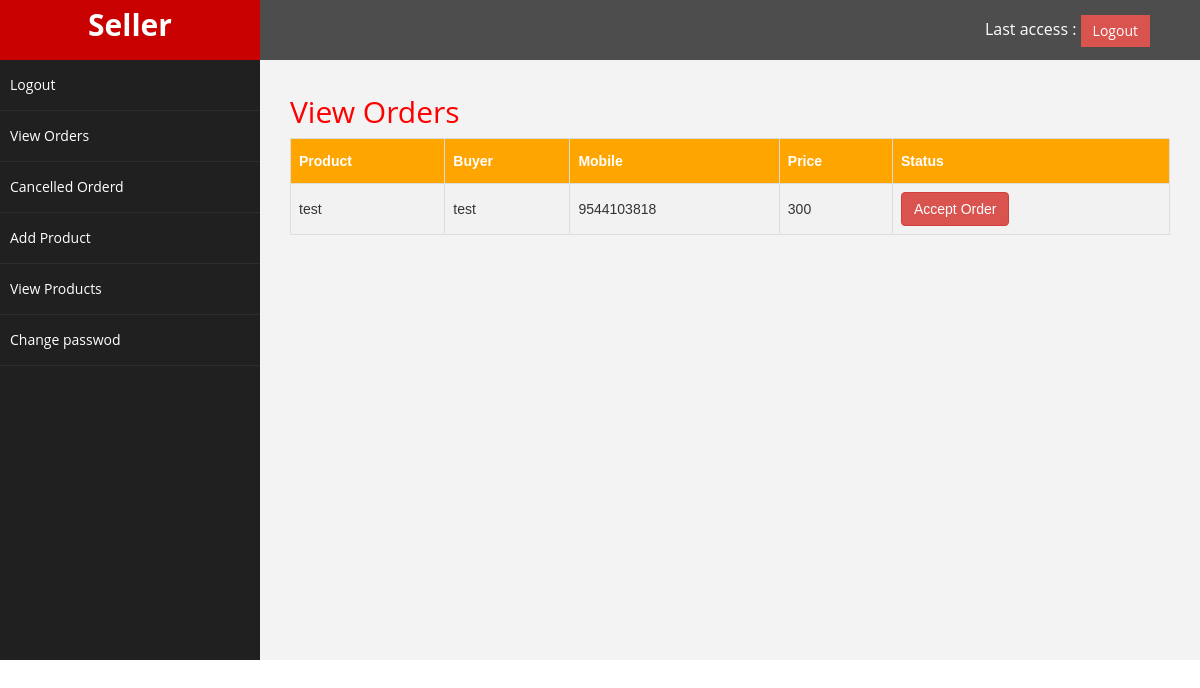
The app's page /seller/view_orders.php (signed in), older data.
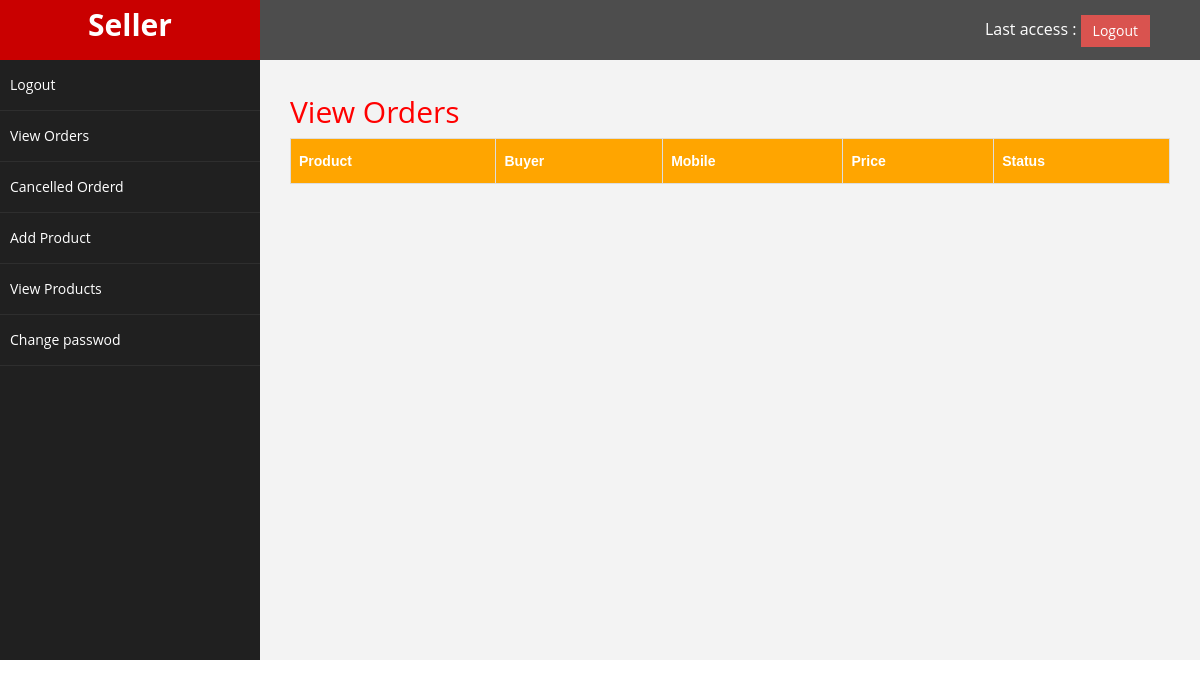
The same page, newer data.
### tables this page shows
CREATE TABLE `menu` (
  `id` int(9) NOT NULL,
  `title` varchar(30) NOT NULL,
  `link` varchar(30) NOT NULL,
  `orderid` int(3) NOT NULL
);

CREATE TABLE `booking` (
  `id` int(11) NOT NULL,
  `date` varchar(20) NOT NULL,
  `buyer_id` varchar(20) NOT NULL,
  `art_id` int(20) NOT NULL,
  `name` varchar(50) NOT NULL,
  `mobile` varchar(15) NOT NULL,
  `total` int(11) NOT NULL,
  `status` varchar(10) NOT NULL
);

CREATE TABLE `art` (
  `id` int(11) NOT NULL,
  `login_id` int(11) NOT NULL,
  `artname` varchar(150) NOT NULL,
  `imagepath` varchar(100) NOT NULL,
  `specification` varchar(250) NOT NULL,
  `price` int(11) NOT NULL,
  `stock` int(11) NOT NULL,
  `status` varchar(15) NOT NULL DEFAULT 'Deactive'
);

### seller/session.php (called while the page is built, shortened)
<?php
if (!isset($_SESSION['login_id']))
{
   echo '<script type="text/javascript">window.location="index.php"</script>';
}
else
{
	$login_id=$_SESSION['login_id'];
}
?>

### seller/view_orders.php (the view, shortened to what this page needs)
<?php
require("dbconfig.php");
require "session.php";
$sql = "select * from menu order by orderid asc";
$result = mysqli_query($con, $sql);
$sqlorder = "select b.id,a.artname,b.total,b.name,b.status,b.mobile from booking b inner join art a inner join seller s where s.id = a.login_id and a.id = b.art_id and s.id = '$login_id' and b.status='booked'";
$resultorder = mysqli_query($con, $sqlorder);
?>
<!DOCTYPE html>
<html>
<head>
  <link href="assets/css/bootstrap.css" rel="stylesheet" />
  <link href="assets/css/font-awesome.css" rel="stylesheet" />
  <link href="assets/css/custom.css" rel="stylesheet" />
  <link href="jui/jquery-ui.css" rel="stylesheet" />
</head>
<body>
  <div id="wrapper">
    <nav class="navbar navbar-default navbar-cls-top " role="navigation" style="margin-bottom: 0">
      <div class="navbar-header">
        <a class="navbar-brand">Seller</a>
      </div>
      <div style="color: white;padding: 15px 50px 5px 50px;float: right;font-size: 16px;">
        Last access :
        <a href="logout.php" class="btn btn-danger square-btn-adjust">Logout</a>
      </div>
    </nav>
    <nav class="navbar-default navbar-side" role="navigation">
      <div class="sidebar-collapse">
        <ul class="nav" id="main-menu">
          <?php
          while ($row = mysqli_fetch_object($result)) {
            ?>
            <li><a href="<?php echo $row->link; ?>"><?php echo $row->title; ?></a> </li>
          <?php
          }
          ?>
        </ul>
      </div>
    </nav>
    <div id="page-wrapper">
      <div>
        <h2>View Orders</h2>
        <table id="customers">
          <tr>
            <th>Product</th>
            <th>Buyer</th>
            <th>Mobile</th>
            <th>Price</th>
            <th>Status</th>
          </tr>
          <?php
          while ($row1 = mysqli_fetch_object($resultorder)) {
            ?>
            <tr>
              <form method="post">
                <td><?php echo $row1->artname; ?></td>
                <td><?php echo $row1->name ?></td>
                <td><?php echo $row1->mobile ?></td>
                <td><?php echo $row1->total ?></td>
                <td><button type="submit" onclick="accept('<?php echo $row1->id ?>');" class="btn btn-danger">Accept Order</button></td>
              </form>
            <?php
            }
              ?>
        </table>
      </div>
    </div>
  </div>
</body>
</html>

Row changes from the older to the newer data that the page shows:
removed booking: art.artname "test", name "test", mobile "9544103818", total "300"
